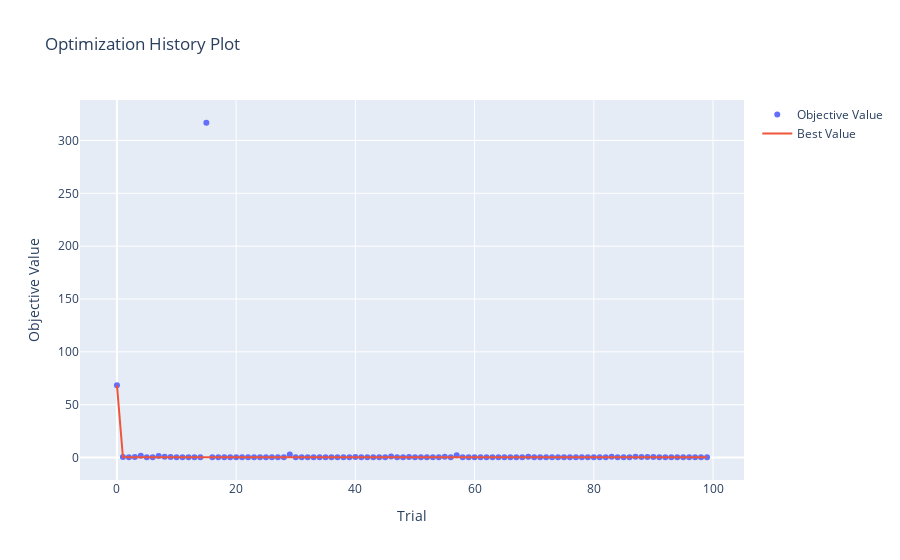
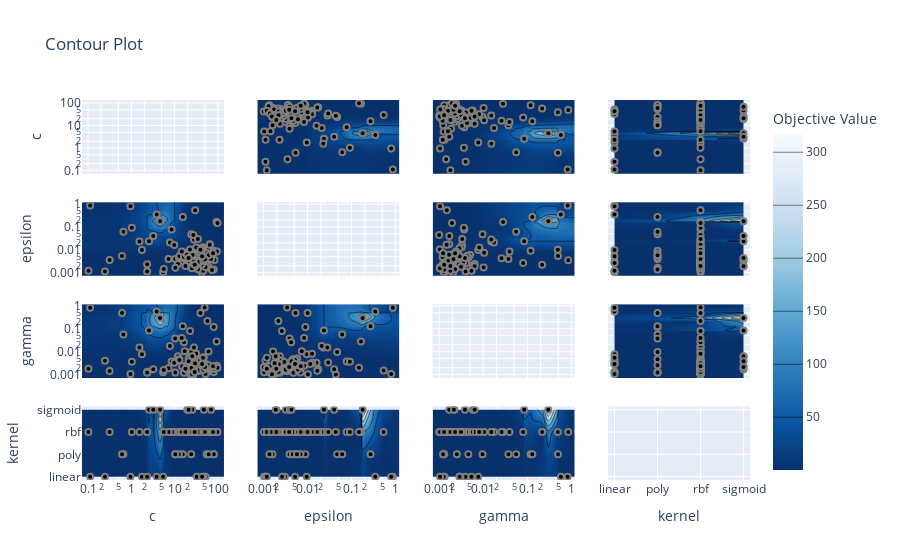
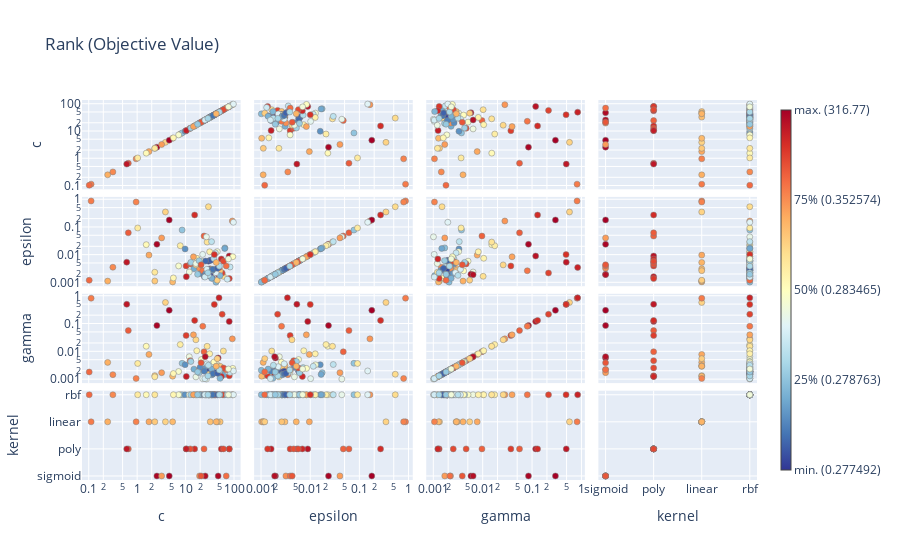
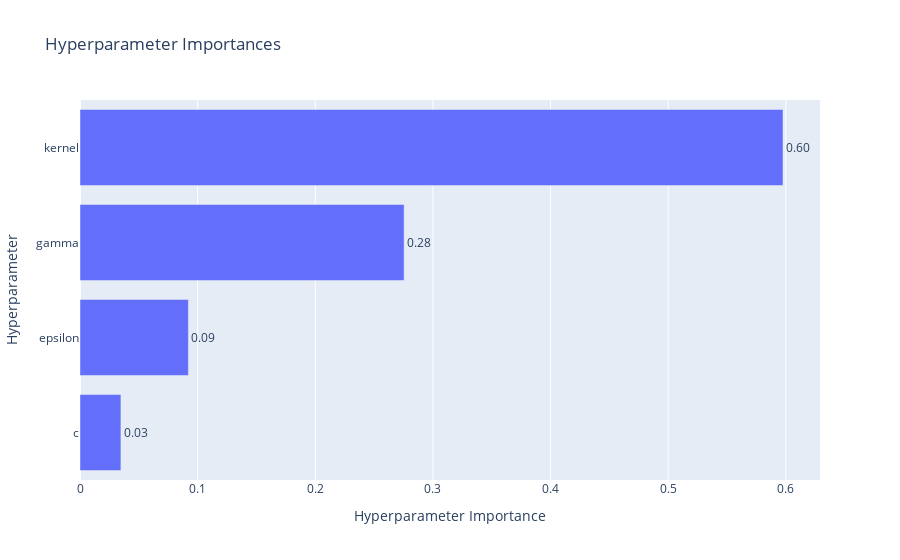

The code cell stored with these charts, in order, in its notebook:
### Code cell
optimization_plots(study_svr)
